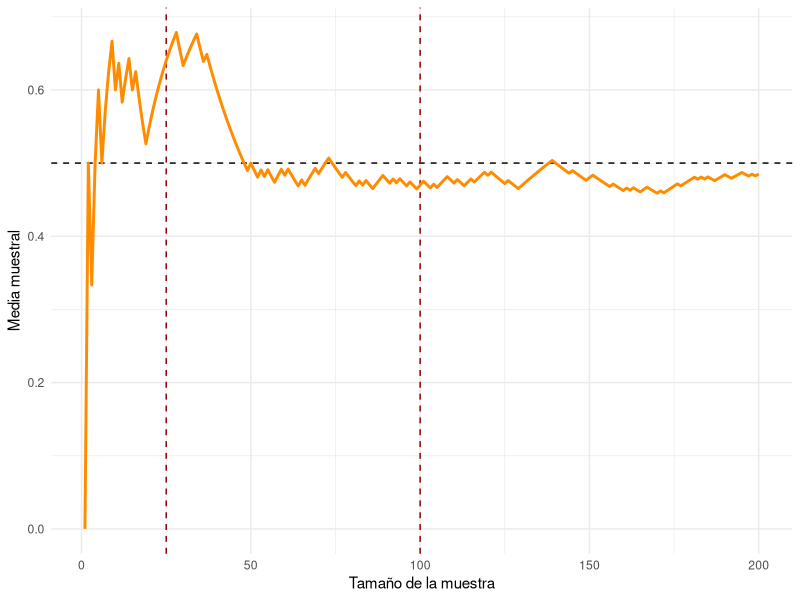
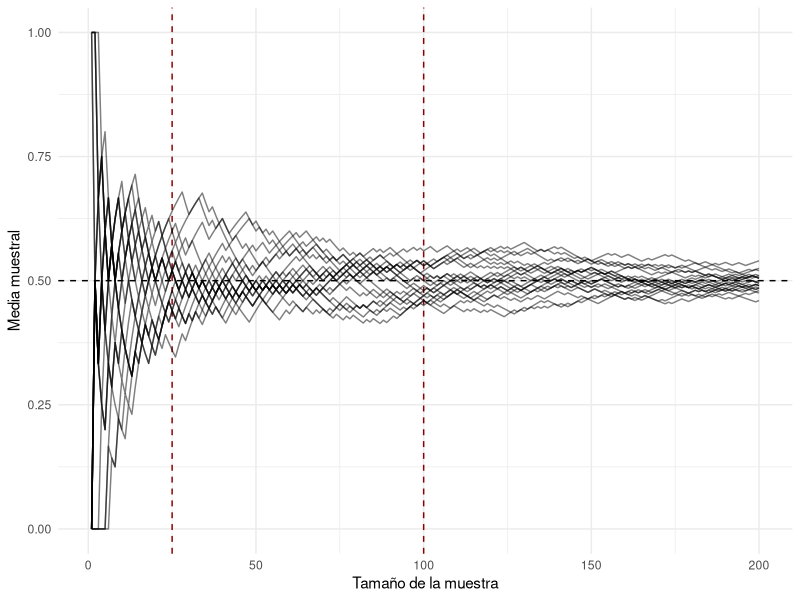
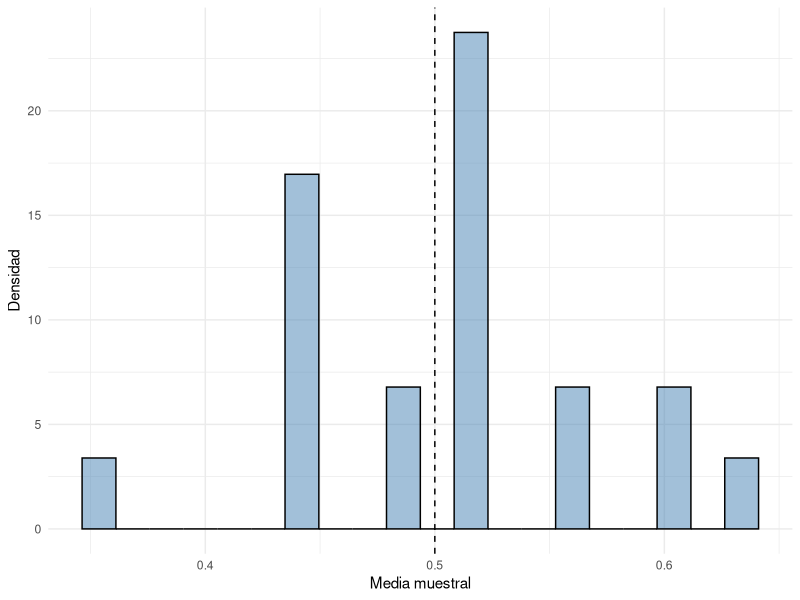
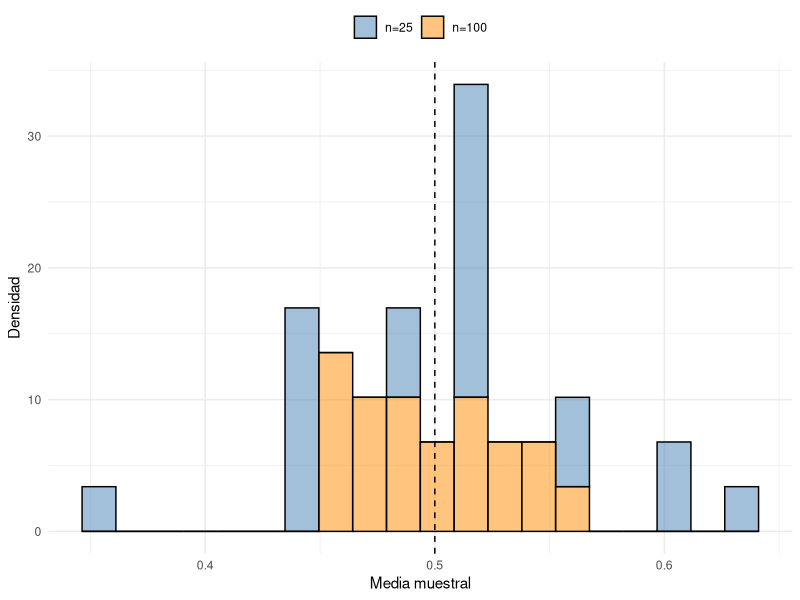
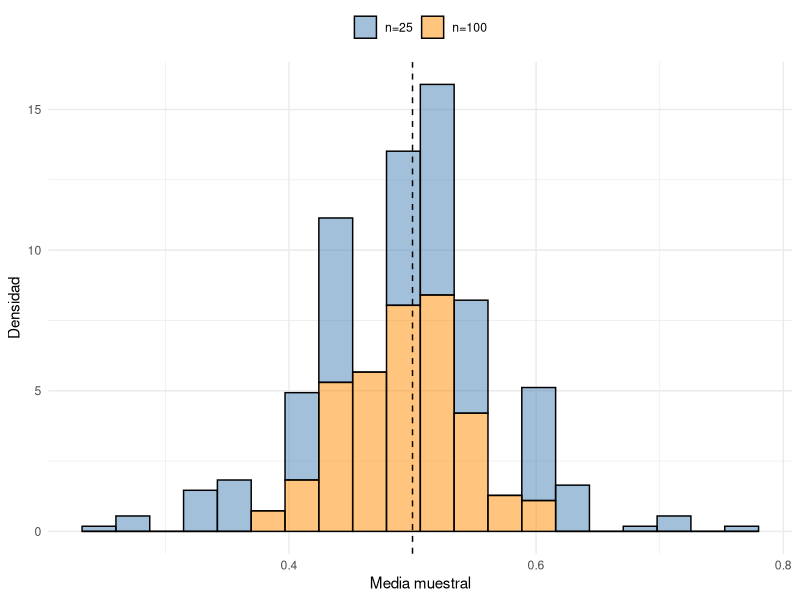
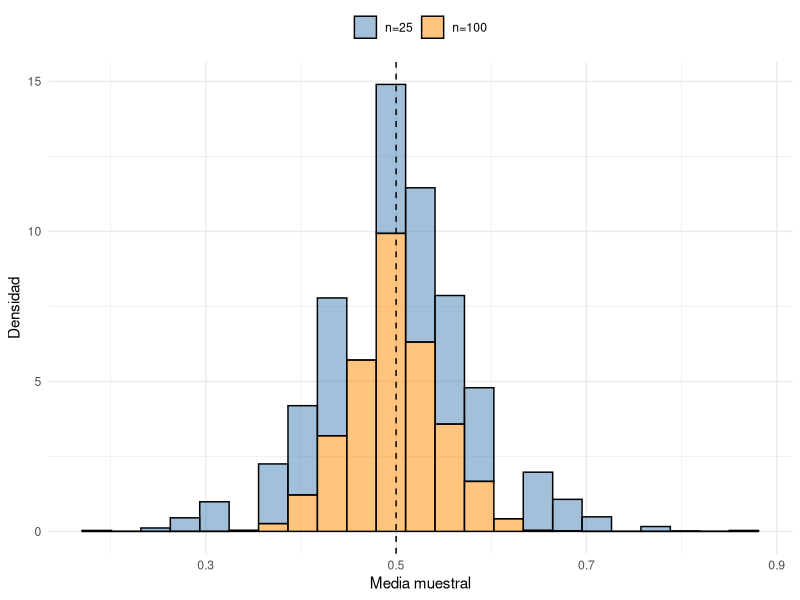
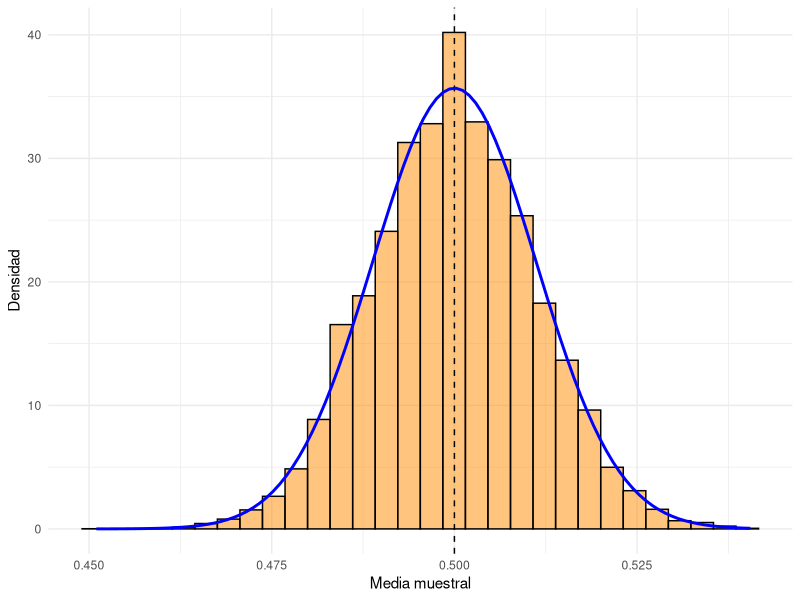
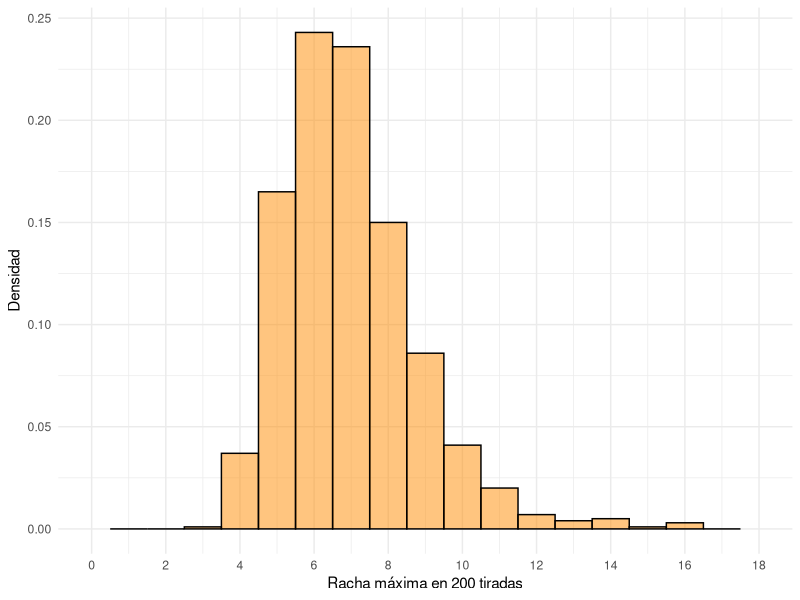

The R source for these figures, in order: (Note: a time limit stopped this script after it produced the figures.)
# Simulemos un experimento de Bernoulli ####
## Cómo evoluciona la media con n ####

library(tidyverse)

# DISCLAIMER: No tienen que entender este código, lo dejo por si hay valientes que quieren replicarlo
# Con X1 y X2
n <- 200
medias <- rep(NA, n)
X1 <- c()
set.seed(123)
for (i in 1:n) {
  X1 <- c(X1, rbinom(n = 1, size = 1, prob = 0.5))
  medias[i] <- mean(X1)
}

medias_tbl <- tibble(medias) %>%
  mutate(n = 1:n)

medias_tbl %>%
  ggplot(aes(x = n, y = medias)) +
  geom_hline(yintercept = 0.5, color = "black", linetype = "dashed") +
  geom_vline(xintercept = 25, color = "darkred", linetype = "dashed") +
  geom_vline(xintercept = 100, color = "darkred", linetype = "dashed") +
  geom_line(linewidth = 1, color = "darkorange") +
  labs(color = NULL,
       x = "Tamaño de la muestra",
       y = "Media muestral") +
  theme_minimal() +
  theme(legend.position = "top")
ggsave("f2825b4f.png", width = 6, height = 4)

## Y varios experimentos al mismo tiemp ####

library(tidyverse)

# DISCLAIMER: No tienen que entender este código, lo dejo por si hay valientes que quieren replicarlo
# Con X1 y X2
n_final <- 200
M <- 20 # 100 experimentos
medias <- c()

set.seed(123)
for (k in 1:M) {
  X1 <- c()
  for (i in 1:n_final) {
    X1 <- c(X1, rbinom(n = 1, size = 1, prob = 0.5))
    medias <- c(medias, mean(X1))
  }  
}

medias_tbl <- tibble(medias) %>%
  mutate(n = rep(1:n_final, M),
         experiment = rep(1:M, each = n_final))

medias_tbl %>%
  ggplot(aes(x = n, y = medias, group = experiment)) +
  geom_hline(yintercept = 0.5, color = "black", linetype = "dashed") +
  geom_vline(xintercept = 25, color = "darkred", linetype = "dashed") +
  geom_vline(xintercept = 100, color = "darkred", linetype = "dashed") +
  geom_line(linewidth = .5, alpha = .5) +
  labs(color = NULL,
       x = "Tamaño de la muestra",
       y = "Media muestral") +
  theme_minimal() +
  theme(legend.position = "top")

## La distribución de la media muestral para n25 y n100 ####
medias_25 <- medias_tbl %>%
  filter(n == 25)

medias_25 %>%
  ggplot(aes(x = medias)) +
  geom_histogram(aes(y = ..density..), bins = 20, fill = "steelblue", color = "black", alpha = .5) +
  geom_vline(xintercept = 0.5, color = "black", linetype = "dashed") +
  labs(x = "Media muestral",
       y = "Densidad") +
  theme_minimal()

medias_25_100 <- medias_tbl %>%
  filter(n %in% c(25, 100))

medias_25_100 %>%
  ggplot(aes(x = medias, fill = factor(n))) +
  geom_histogram(aes(y = ..density..), bins = 20, color = "black", alpha = .5) +
  geom_vline(xintercept = 0.5, color = "black", linetype = "dashed") +
  scale_fill_manual(values = c("steelblue", "darkorange"), labels = c("n=25", "n=100")) +
  labs(x = "Media muestral",
       y = "Densidad") +
  theme_minimal() +
  theme(legend.position = "top", legend.title = element_blank())

## Con 200 experimentos ####
n_final <- 200
M <- 200 # 100 experimentos
medias <- c()

set.seed(123)
for (k in 1:M) {
  X1 <- c()
  for (i in 1:n_final) {
    X1 <- c(X1, rbinom(n = 1, size = 1, prob = 0.5))
    medias <- c(medias, mean(X1))
  }  
}

medias_tbl <- tibble(medias) %>%
  mutate(n = rep(1:n_final, M),
         experiment = rep(1:M, each = n_final))
medias_25_100 <- medias_tbl %>%
  filter(n %in% c(25, 100))

medias_25_100 %>%
  ggplot(aes(x = medias, fill = factor(n))) +
  geom_histogram(aes(y = ..density..), bins = 20, color = "black", alpha = .5) +
  geom_vline(xintercept = 0.5, color = "black", linetype = "dashed") +
  scale_fill_manual(values = c("steelblue", "darkorange"), labels = c("n=25", "n=100")) +
  labs(x = "Media muestral",
       y = "Densidad") +
  theme_minimal() +
  theme(legend.position = "top", legend.title = element_blank())

## Con 2000 experimentos ####
n_final <- 100
M <- 2000 # 100 experimentos
medias <- c()

set.seed(123)
for (k in 1:M) {
  X1 <- c()
  for (i in 1:n_final) {
    X1 <- c(X1, rbinom(n = 1, size = 1, prob = 0.5))
    medias <- c(medias, mean(X1))
  }  
}

medias_tbl <- tibble(medias) %>%
  mutate(n = rep(1:n_final, M),
         experiment = rep(1:M, each = n_final))
medias_25_100 <- medias_tbl %>%
  filter(n %in% c(25, 100))

medias_25_100 %>%
  ggplot(aes(x = medias, fill = factor(n))) +
  geom_histogram(aes(y = ..density..), bins = 23, color = "black", alpha = .5) +
  geom_vline(xintercept = 0.5, color = "black", linetype = "dashed") +
  scale_fill_manual(values = c("steelblue", "darkorange"), labels = c("n=25", "n=100")) +
  labs(x = "Media muestral",
       y = "Densidad") +
  theme_minimal() +
  theme(legend.position = "top", legend.title = element_blank())

## Con 2000 experimentos ####
n_final <- 2000
M <- 20000 # 100 experimentos
medias <- c()

set.seed(1234)
for (k in 1:M) {
  X1 <-  rbinom(n = n_final, size = 1, prob = 0.5)
  medias <- c(medias, mean(X1))
}

medias_tbl <- tibble(medias) %>%
  mutate(experiment = 1:M)

medias_tbl %>%
  ggplot(aes(x = medias)) +
  geom_histogram(aes(y = ..density..), fill = "darkorange", bins = 30, color = "black", alpha = .5) +
  geom_vline(xintercept = 0.5, color = "black", linetype = "dashed") +
  stat_function(fun = dnorm, args = list(mean = 0.5, sd = sqrt(0.5*0.5/n_final)), color = "blue", size = 1) +
  labs(x = "Media muestral",
       y = "Densidad") +
  theme_minimal() +
  theme(legend.position = "top", legend.title = element_blank())

## Las rachas de ceros y unos ####

# Hacemos un experimento tirando una moneda y de una serie de 120 tiradas contamos la racha más larga de unos
set.seed(123)
n_tiradas <- 200
n_experimentos <- 1000
rachas <- rep(NA, n_experimentos)
for (j in 1:n_experimentos) {
  tiradas <- rbinom(n = n_tiradas, size = 1, prob = 0.5)
  racha_actual <- 0
  racha_maxima <- 0
  for (i in 1:n_tiradas) {
    if (tiradas[i] == 1) {
      racha_actual <- racha_actual + 1
      if (racha_actual > racha_maxima) {
        racha_maxima <- racha_actual
      }
    } else {
      racha_actual <- 0
    }
  }
  rachas[j] <- racha_maxima
}

rachas_tbl <- tibble(rachas)

rachas_tbl %>%
  ggplot(aes(x = rachas)) +
  geom_histogram(aes(y = ..density..), binwidth = 1, fill = "darkorange", color = "black", alpha = .5) +
  labs(x = "Racha máxima en 200 tiradas",
       y = "Densidad") +
  theme_minimal() +
  scale_x_continuous(limits = c(0, max(rachas)), breaks = seq(0, max(rachas), by = 2)) +
  theme(legend.position = "top", legend.title = element_blank())

# Ahora veamos que pasa con la media de una normal ####

## Con 20 experimentos ####
n_final <- 200
M <- 20 # 20 experimentos
mu <- 10
sigma <- 2
medias <- c()

set.seed(123)
for (k in 1:M) {
  X1 <- c()
  for (i in 1:n_final) {
    X1 <- c(X1, rnorm(n = 1, mean = mu, sd = sigma))    
    medias <- c(medias, mean(X1))
  }  
}

medias_tbl <- tibble(medias) %>%
  mutate(n = rep(1:n_final, M),
         experiment = rep(1:M, each = n_final))

medias_tbl %>%
  ggplot(aes(x = n, y = medias, group = experiment)) +
  geom_hline(yintercept = 10, color = "black", linetype = "dashed") +
  geom_vline(xintercept = 25, color = "darkred", linetype = "dashed") +
  geom_vline(xintercept = 100, color = "darkred", linetype = "dashed") +
  geom_line(linewidth = .5, alpha = .5) +
  labs(color = NULL,
       x = "Tamaño de la muestra",
       y = "Media muestral") +
  theme_minimal() +
  theme(legend.position = "top")

## Con 20 experimentos ####
n_final <- 200
M <- 20 # 20 experimentos
medias <- c()

set.seed(123)
for (k in 1:M) {
  X1 <- c()
  for (i in 1:n_final) {
    X1 <- c(X1, rnorm(n = 1, mean = mu, sd = sigma))
    medias <- c(medias, mean(X1))
  }  
}

medias_tbl <- tibble(medias) %>%
  mutate(n = rep(1:n_final, M),
         experiment = rep(1:M, each = n_final))
medias_25_100 <- medias_tbl %>%
  filter(n %in% c(25, 100))

medias_25_100 %>%
  ggplot(aes(x = medias, fill = factor(n))) +
  geom_histogram(aes(y = ..density..), bins = 20, color = "black", alpha = .5) +
  geom_vline(xintercept = 10, color = "black", linetype = "dashed") +
  scale_fill_manual(values = c("steelblue", "darkorange"), labels = c("n=25", "n=100")) +
  labs(x = "Media muestral",
       y = "Densidad") +
  theme_minimal() +
  theme(legend.position = "top", legend.title = element_blank())

## Con 200 experimentos ####
n_final <- 200
M <- 2000 # 2000 experimentos
medias <- c()

set.seed(123)
for (k in 1:M) {
  X1 <- c()
  for (i in 1:n_final) {
    X1 <- c(X1, rnorm(n = 1, mean = mu, sd = sigma))
    medias <- c(medias, mean(X1))
  }  
}

medias_tbl <- tibble(medias) %>%
  mutate(n = rep(1:n_final, M),
         experiment = rep(1:M, each = n_final))
medias_25_100 <- medias_tbl %>%
  filter(n %in% c(25, 100))

medias_25_100 %>%
  ggplot(aes(x = medias, fill = factor(n))) +
  geom_histogram(aes(y = ..density..), position = 'identity', bins = 40, color = "black", alpha = .4) +
  geom_vline(xintercept = 10, color = "black", linetype = "dashed") +
  scale_fill_manual(values = c("steelblue", "darkorange"), labels = c("n=25", "n=100")) +
  stat_function(fun = dnorm, args = list(mean = mu, sd = sigma/sqrt(25)), color = "steelblue", size = 1) +
  stat_function(fun = dnorm, args = list(mean = mu, sd = sigma/sqrt(100)), color = "darkorange", size = 1) +
  labs(x = "Media muestral",
       y = "Densidad") +
  theme_minimal() +
  theme(legend.position = "top", legend.title = element_blank())

## Con 1000 experimentos ####
n <- 1000
M <- 2000 # 2000 experimentos
medias_1 <- c()
medias_2 <- c()
mu1 <- 10
mu2 <- 9.5

set.seed(123)
for (k in 1:M) {
  X1 <- c()
  X2 <- c()
  X1 <- rnorm(n = n, mean = mu1, sd = sigma)
  X2 <- rnorm(n = n, mean = mu2, sd = sigma)
  medias_1 <- c(medias_1, mean(X1))
  medias_2 <- c(medias_2, mean(X2))
}

medias_tbl <- tibble(medias = c(medias_1, medias_2)) %>%
  mutate(condicion = rep(c("pre", "post"), each = M))

medias_tbl %>%
  ggplot(aes(x = medias, fill = condicion)) +
  geom_histogram(aes(y = ..density..), position = 'identity', bins = 40, color = "black", alpha = .4) +
  geom_vline(xintercept = 10, color = "black", linetype = "dashed") +
  scale_fill_manual(values = c("steelblue", "darkorange"), labels = c("post", "pre")) +
  stat_function(fun = dnorm, args = list(mean = mu2, sd = sigma/sqrt(1000)), color = "steelblue", size = 1) +
  stat_function(fun = dnorm, args = list(mean = mu1, sd = sigma/sqrt(1000)), color = "darkorange", size = 1) +
  labs(x = "Media muestral",
       y = "Densidad") +
  theme_minimal() +
  theme(legend.position = "top", legend.title = element_blank())

## hagamos una realización

st.seed(421)
mean(rnorm(n = 25, mean = mu1, sd = sigma)) 
mean(rnorm(n = 25, mean = mu2, sd = sigma))
